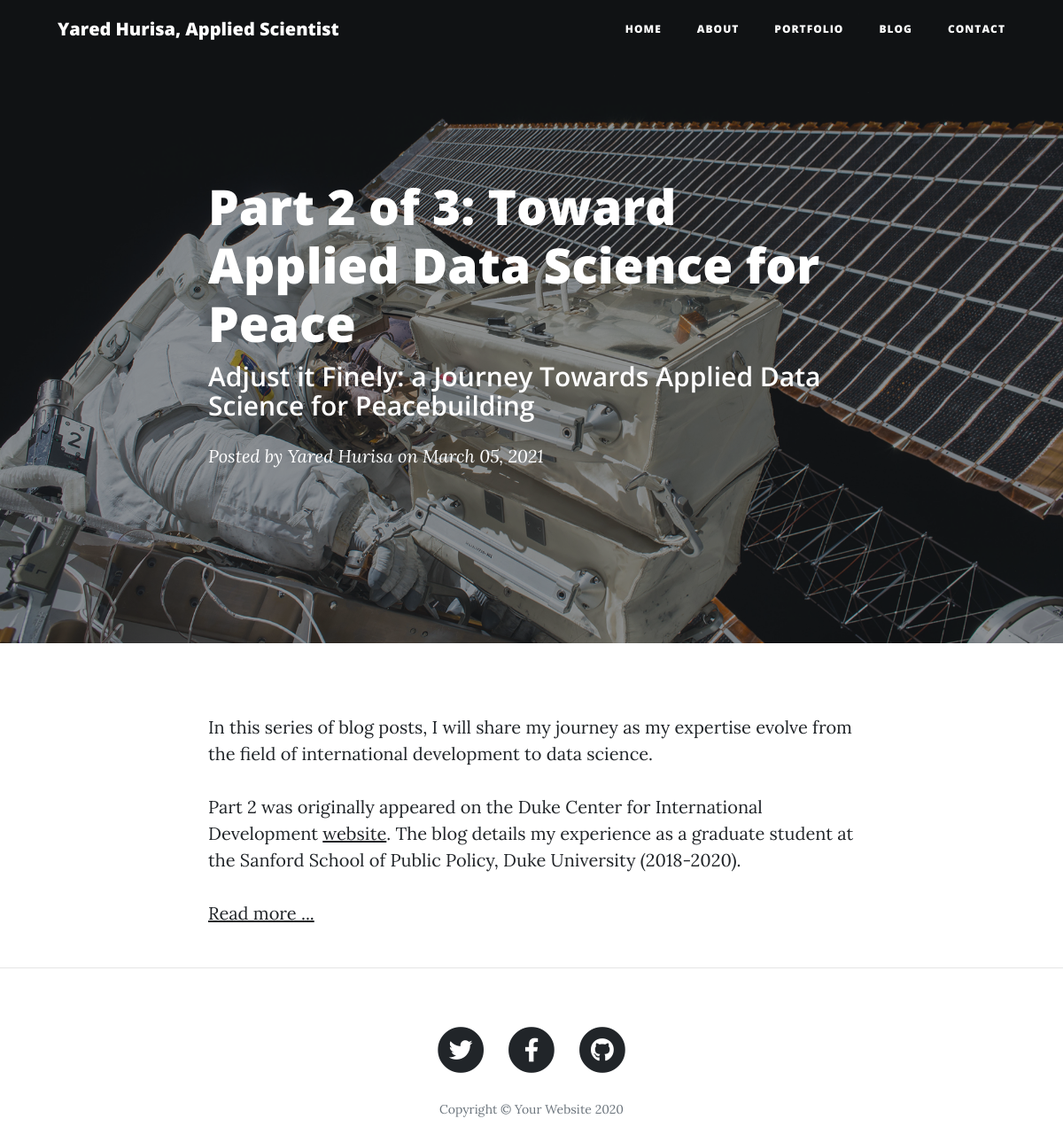
/post/toward-data-science-for-peace-part-2, run on the app's committed database.
### app.py (models this page shows, shortened)
class Posts(db.Model):
    __tablename__ = "Blogpost"
    id = db.Column(db.Integer, primary_key=True)
    title = db.Column(db.String(255))
    subtitle = db.Column(db.String(255))
    content = db.Column(db.Text)
    author = db.Column(db.String(255))
    date_posted = db.Column(db.DateTime)
    slug = db.Column(db.String(255))

### app.py (the view)
@app.route("/post/<string:slug>")
def post(slug):
    try:
        post = Posts.query.filter_by(slug=slug).one()
        return render_template("post.html", post=post)
    except sqlalchemy.orm.exc.NoResultFound:
        abort(404)

### templates/post.html (shortened to what this page needs)
<!DOCTYPE html>
<html lang="en">
  <head>
    <link
      href="../static/vendor/bootstrap/css/bootstrap.min.css"
      rel="stylesheet"
    />
    <link
      href="../static/vendor/fontawesome-free/css/all.min.css"
      rel="stylesheet"
      type="text/css"
    />
    <link href="../static/css/clean-blog.min.css" rel="stylesheet" />
  </head>
  <body>
    <nav class="navbar navbar-expand-lg navbar-light fixed-top" id="mainNav">
      <div class="container">
        <a class="navbar-brand" href="/">Yared Hurisa, Applied Scientist</a>
        <div class="collapse navbar-collapse" id="navbarResponsive">
          <ul class="navbar-nav ml-auto">
            <li class="nav-item">
              <a class="nav-link" href="/">Home</a>
            </li>
            <li class="nav-item">
              <a class="nav-link" href="/about">About</a>
            </li>
            <li class="nav-item">
            <a class="nav-link" href="/portfolio">Portfolio</a>
          </li>
            <li class="nav-item">
              <a class="nav-link" href="/blog">Blog</a>
            </li>
            <li class="nav-item">
              <a class="nav-link" href="/contact">Contact</a>
            </li>
          </ul>
        </div>
      </div>
    </nav>
    <header
      class="masthead"
      style="background-image: url('../static/img/post-bg.jpg')"
    >
      <div class="overlay"></div>
      <div class="container">
        <div class="row">
          <div class="col-lg-8 col-md-10 mx-auto">
            <div class="post-heading">
              <h1>{{post.title}}</h1>
              <h2 class="subheading">{{post.subtitle}}</h2>
              <span class="meta"
                >Posted by
                <a href="#">{{post.author}}</a>
                on {{post.date_posted.strftime('%B %d, %Y')}}</span
              >
            </div>
          </div>
        </div>
      </div>
    </header>
    <article>
      <div class="container">
        <div class="row">
          <div class="col-lg-8 col-md-10 mx-auto">
            <p>{{post.content | safe}}</p>
          </div>
        </div>
      </div>
    </article>
    <hr />
    <footer>
      <div class="container">
        <div class="row">
          <div class="col-lg-8 col-md-10 mx-auto">
            <ul class="list-inline text-center">
              <li class="list-inline-item">
                <a href="#">
                  <span class="fa-stack fa-lg">
                    <i class="fas fa-circle fa-stack-2x"></i>
                    <i class="fab fa-twitter fa-stack-1x fa-inverse"></i>
                  </span>
                </a>
              </li>
              <li class="list-inline-item">
                <a href="#">
                  <span class="fa-stack fa-lg">
                    <i class="fas fa-circle fa-stack-2x"></i>
                    <i class="fab fa-facebook-f fa-stack-1x fa-inverse"></i>
                  </span>
                </a>
              </li>
              <li class="list-inline-item">
                <a href="#">
                  <span class="fa-stack fa-lg">
                    <i class="fas fa-circle fa-stack-2x"></i>
                    <i class="fab fa-github fa-stack-1x fa-inverse"></i>
                  </span>
                </a>
              </li>
            </ul>
            <p class="copyright text-muted">
              Copyright &copy; Your Website 2020
            </p>
          </div>
        </div>
      </div>
    </footer>
  </body>
</html>

### data on the page
Posts: title "Part 2 of 3: Toward Applied Data Science for Peace", subtitle "Adjust it Finely: a Journey Towards Applied Data Science for Peacebuilding", author "Yared Hurisa", date_posted "March 05, 2021", content "In this series of blog posts, I will share my journey as my expertise evolve from the field of international development to data science. Part 2 was originally appeared on the Duke Center for International Development website . The blog details my experience as a graduate student at the Sanford School of Public Policy, Duke University (2018-2020). Read more ..."
